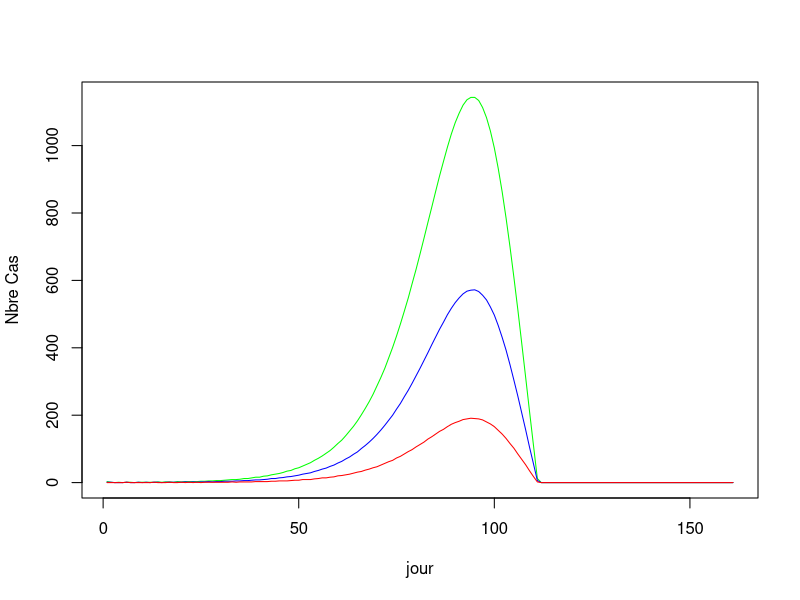

This figure's R source:
current_hosp=4  # le nombre de cas connus
doubling_time=6 #le temps de dédoublement 6 jours
distanciation=0.1 # dépendant des mesures de distanciation sociale
hosp_rate=6/100 # taux d'hospitalisation simple
icu_rate=1/100 # taux de soins intensifs
vent_rate=3/100 # taux de personnes en ventilation
asymp_rate=1-hosp_rate-icu_rate-vent_rate # le taux de personne asyptomatique
hosp_los=7 # durée moyenne de séjour length of stay
icu_los=9
vent_los=10

market_share= 15/100 # Part de marché hospitalier

initial_infection=as.integer(current_hosp/market_share/hosp_rate)
N=16000000 # Population Tatale
S=N-initial_infection # les persones succeptibles
I=initial_infection # les infectées
R=N-S-I # les rétablies
growth_rate=2**(1/doubling_time)-1 # Pente de croissance

recovery_days=14 # incubation+etat c'est lamda
gamma=1/recovery_days # gamma 1 sur lambda, le taux de personnes rétablies
beta=(growth_rate+gamma)/N # taux de propagation (taux de personnes infectés après contact)
beta=beta*(1-distanciation) # taux de personnes infectées après contact en respectant les mesures barières
R_0=beta/gamma*N # Taux de reproduction de base
R_1=R_0/(1-distanciation) # Nouveau Taux de reproduction de base après mesures de distantiation sociale
print(R_1)
# Ceci est une fonction qui permet de calculer les prochaines valeurs S, I, R 
SIR_next_step <- function (S,I,R,beta, gamma, N){
  # S, I, R sont les valeurs précédentes.
  # St, It, Rt les valeurs prochaines
  St=S-(beta*S*I)
  It=I+(beta*S*I)-(gamma*I)
  Rt=R+(gamma*I)
  if(St < 0){
    St=0
  }
  if(It < 0){
    It=0
  }
  if(Rt < 0){
    Rt=0
  }
  scale=N/(St+Rt+It) # agrandissement
  St=St*scale # Ajustement
  It=It*scale
  Rt=Rt*scale
  print(St+It+Rt)
  return(c(St,It,Rt))
}
# cette fonction permet de faire une projection sur n_days jours des valeurs de S, I, et R
SIR<- function (S,I,R,beta, gamma, n_days){
  # l'idée est de mettre en première ligne les valeurs initiales
  # on fait une boucle (répétition) pour trouver les prochaines valeurs une à une
    
  #valeur initiale dans le dateframe df
  df<- data.frame(
    Days=c(1),
    Sains=c(S),
    Infectes=c(I),
    Retablis=c(R)
  ) 
  #répéter du premier au dernier jour
  for(day in 1:n_days){
    #pour chaque day on calculer les valeurs qui suivent
    step_value=SIR_next_step(S,I,R,beta,gamma,N)
    # S à la premiere position
    S=as.integer(step_value[1])
    I=as.integer(step_value[2])
    R=as.integer(step_value[3])
    # Ajoute lanouvelle ligne à df
    df[nrow(df)+1,]=c(day+1,S,I,R)
  }
  
  return(df)
}
n_days=160
# execution de la fnction SIR 
Res=SIR(S,I,R,beta, gamma,n_days)

# Parmi les infectés on y tire les personnes qui ont besoin d'une hospi simple
hosp=as.integer(Res$Infectes*hosp_rate* market_share)
# ceux qui ont besoin d'une ventilation
vent=as.integer(Res$Infectes*vent_rate* market_share)
# ceux qui ont besoin de soins intensifs
icu=as.integer(Res$Infectes*icu_rate* market_share)

# On regroupe les valeurs dans un dataframe colonne par colonne
projection = data.frame(days=Res$Days,
                        hosp=hosp,
                        vent=vent,
                        icu=icu)

#u ligne nulle (0,0,0,0)
zero=data.frame(
  days=c(0),
  hosp=c(0),
  vent=c(0),
  icu=c(0)
) 

#On ajoute zero à la premiere ligne en éliminant la derniere
decalage=rbind(zero, projection[1:n_days,])
# les nouveau cas admits chaque jour
incidents=projection-decalage
#les valeurs négatives remplacées par des zeros
incidents[incidents<0 ]=0
incidents["days"]=1:nrow(incidents)

#Création de la fonction d'affichage
 plot_cas_incidents<- function(incidents){
   plot(incidents$days, incidents$hosp, type="l", col="green", xlab="jour", ylab="Nbre Cas")
   lines(incidents$days, incidents$vent, type="l", col="blue")
   lines(incidents$days, incidents$icu, type="l", col="red")
   #legend(1, 200, legend = c("Hosp", "Vent", "Icu"), lwd = c(5,2), col = c("green", "blue", "red") )
 }

 plot_cas_incidents(incidents)
 
 